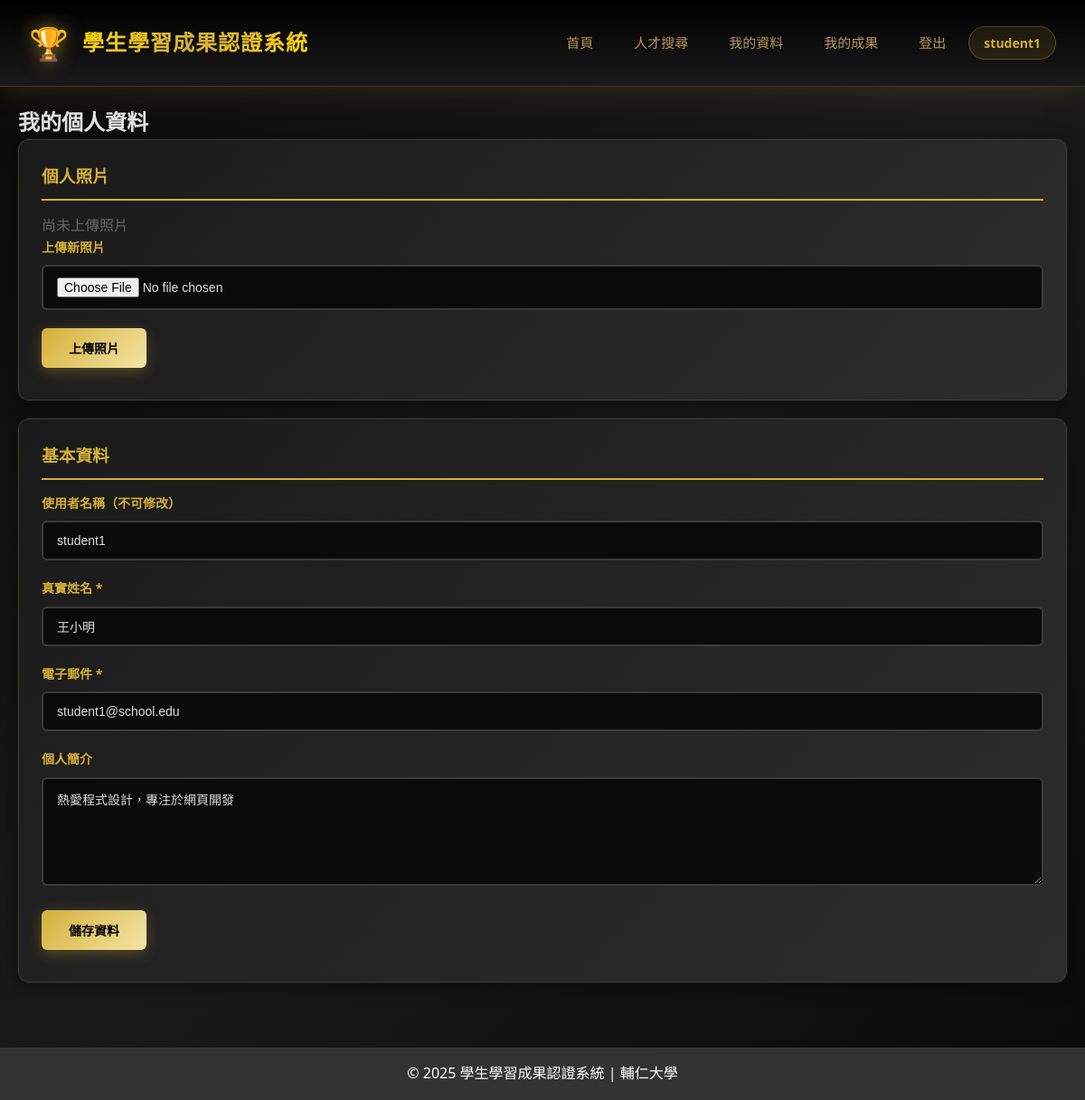
The page /student_profile.php (signed in) on the database its author committed.
### tables this page shows
CREATE TABLE `users` (
  `id` int(11) NOT NULL,
  `username` varchar(50) NOT NULL,
  `password` varchar(255) NOT NULL,
  `email` varchar(100) NOT NULL,
  `full_name` varchar(100) NOT NULL,
  `role` enum('student','admin') DEFAULT 'student',
  `photo` varchar(255) DEFAULT NULL,
  `bio` text DEFAULT NULL,
  `created_at` timestamp NULL DEFAULT current_timestamp()
);

### student_profile.php (the view, shortened to what this page needs)
<?php
require_once 'config.php';
$user_id = getCurrentUserId();
$stmt = $pdo->prepare("SELECT * FROM users WHERE id = ?");
$stmt->execute([$user_id]);
$user = $stmt->fetch();
include 'header.php';
?>
<h2>我的個人資料</h2>
<div class="card">
    <h3>個人照片</h3>
    <?php if (!empty($user['photo'])): ?>
        <img src="uploads/<?php echo htmlspecialchars($user['photo']); ?>"
             alt="個人照片" class="profile-photo">
    <?php else: ?>
        <p style="color: #666;">尚未上傳照片</p>
    <?php endif; ?>
    <form method="POST" action="" enctype="multipart/form-data">
        <div class="form-group">
            <label for="photo">上傳新照片</label>
            <input type="file" id="photo" name="photo" accept="image/*">
        </div>
        <button type="submit" name="upload_photo" class="btn">上傳照片</button>
    </form>
</div>
<div class="card">
    <h3>基本資料</h3>
    <form method="POST" action="">
        <div class="form-group">
            <label for="username">使用者名稱（不可修改）</label>
            <input type="text" id="username" value="<?php echo htmlspecialchars($user['username']); ?>" disabled>
        </div>
        <div class="form-group">
            <label for="full_name">真實姓名 *</label>
            <input type="text" id="full_name" name="full_name" required
                   value="<?php echo htmlspecialchars($user['full_name']); ?>">
        </div>
        <div class="form-group">
            <label for="email">電子郵件 *</label>
            <input type="email" id="email" name="email" required
                   value="<?php echo htmlspecialchars($user['email']); ?>">
        </div>
        <div class="form-group">
            <label for="bio">個人簡介</label>
            <textarea id="bio" name="bio"><?php echo htmlspecialchars($user['bio'] ?? ''); ?></textarea>
        </div>
        <button type="submit" name="update_profile" class="btn">儲存資料</button>
    </form>
</div>
<?php include 'footer.php'; ?>

### header.php (style rules this page uses)
* { margin: 0; padding: 0; box-sizing: border-box; }
body { font-family: 'Microsoft JhengHei', 'PingFang TC', 'Segoe UI', Arial, sans-serif; line-height: 1.6; background: linear-gradient(135deg, #0a0a0a 0%, #1a1a1a 50%, #0a0a0a 100%); color: #e0e0e0; min-height: 100vh; }
.card { background: linear-gradient(135deg, #1a1a1a 0%, #2d2d2d 100%); border: 1px solid #3a3a3a; padding: 25px; margin-bottom: 20px; border-radius: 12px; box-shadow: 0 4px 20px rgba(0, 0, 0, 0.5), 0 0 0 1px rgba(212, 175, 55, 0.1); transition: all 0.3s ease; }
.card h2, .card h3 { color: #d4af37; margin-bottom: 15px; border-bottom: 2px solid #d4af37; padding-bottom: 10px; }
.form-group { margin-bottom: 20px; }
.form-group label { display: block; margin-bottom: 8px; font-weight: 600; color: #d4af37; font-size: 14px; }
.form-group input, .form-group select, .form-group textarea { width: 100%; padding: 12px 15px; border: 2px solid #3a3a3a; border-radius: 6px; font-size: 14px; background: #0a0a0a; color: #e0e0e0; transition: all 0.3s ease; }
.form-group textarea { resize: vertical; min-height: 120px; font-family: inherit; }
.btn { display: inline-block; padding: 12px 30px; background: linear-gradient(135deg, #d4af37 0%, #f4e5a7 100%); color: #000; border: none; border-radius: 6px; cursor: pointer; text-decoration: none; font-size: 14px; font-weight: 600; transition: all 0.3s ease; box-shadow: 0 4px 15px rgba(212, 175, 55, 0.3); margin-right: 10px; margin-bottom: 10px; }

### rows shown on the page
users: username "student1", full_name "王小明", email "student1@school.edu", bio "熱愛程式設計，專注於網頁開發"

### other values the page prints
$_SESSION['username'] "student1"
